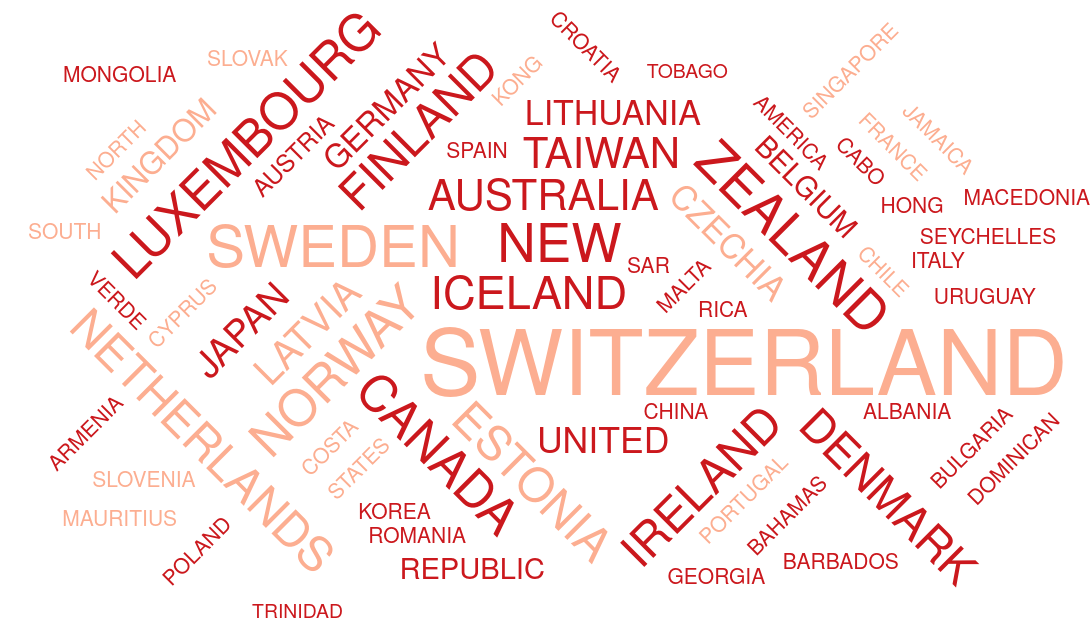

The specification (Vega-Lite) saved for this image:
### Vega specification from a JSON file in a GitHub repository (floating-point values rounded to 4 significant figures)
{"$schema": "https://vega.github.io/schema/vega/v5.json", "description": "A word cloud visualization depicting Vega research paper abstracts.", "width": 300, "height": 300, "padding": 0, "data": [{"name": "table", "values": ["Switzerland Switzerland Switzerland Switzerland Switzerland Switzerland Switzerland Switzerland Switzerland Switzerland Switzerland Switzerland Switzerland Switzerland Switzerland Switzerland Switzerland Switzerland Switzerland Switzerland Switzerland Switzerland Switzerland Switzerland Switzerland Switzerland Switzerland Switzerland Switzerland Switzerland Switzerland Switzerland Switzerland Switzerland Switzerland Switzerland Switzerland Switzerland Switzerland Switzerland Switzerland Switzerland Switzerland Switzerland Switzerland Switzerland Switzerland Switzerland Switzerland Switzerland Switzerland Switzerland Switzerland Switzerland Switzerland Switzerland Switzerland Switzerland Switzerland Switzerland Switzerland Switzerland Switzerland Switzerland Switzerland Switzerland Switzerland Switzerland Switzerland Switzerland Switzerland Switzerland Switzerland Switzerland Switzerland Switzerland Switzerland Switzerland Switzerland Switzerland Switzerland New Zealand New Zealand New Zealand New Zealand New Zealand New Zealand New Zealand New Zealand New Zealand New Zealand New Zealand New Zealand New Zealand New Zealand New Zealand New Zealand New Zealand New Zealand New Zealand New Zealand New Zealand New Zealand New Zealand New Zealand New Zealand New Zealand New Zealand Estonia Estonia Estonia Estonia Estonia Estonia Estonia Estonia Estonia Estonia Estonia Estonia Estonia Estonia Estonia Estonia Estonia Estonia Estonia Estonia Denmark Denmark Denmark Denmark Denmark Denmark Denmark Denmark Denmark Denmark Denmark Denmark Denmark Denmark Denmark Denmark Denmark Denmark Ireland Ireland Ireland Ireland Ireland Ireland Ireland Ireland Ireland Ireland Ireland Ireland Ireland Ireland Ireland Ireland Ireland Ireland Ireland Sweden Sweden Sweden Sweden Sweden Sweden Sweden Sweden Sweden Sweden Sweden Sweden Sweden Sweden Sweden Sweden Sweden Sweden Sweden Sweden Sweden Sweden Sweden Sweden Sweden Sweden Sweden Sweden Sweden Sweden Sweden Iceland Iceland Iceland Iceland Iceland Iceland Iceland Iceland Iceland Iceland Iceland Iceland Iceland Iceland Iceland Iceland Iceland Iceland Finland Finland Finland Finland Finland Finland Finland Finland Finland Finland Finland Finland Finland Finland Finland Finland Finland Finland Finland Netherlands Netherlands Netherlands Netherlands Netherlands Netherlands Netherlands Netherlands Netherlands Netherlands Netherlands Netherlands Netherlands Netherlands Netherlands Netherlands Netherlands Netherlands Netherlands Luxembourg Luxembourg Luxembourg Luxembourg Luxembourg Luxembourg Luxembourg Luxembourg Luxembourg Luxembourg Luxembourg Luxembourg Luxembourg Luxembourg Luxembourg Luxembourg Luxembourg Luxembourg Luxembourg Luxembourg Luxembourg Luxembourg Australia Australia Australia Australia Australia Australia Australia Australia Australia Australia Australia Australia Australia Australia Australia Australia Norway Norway Norway Norway Norway Norway Norway Norway Norway Norway Norway Norway Norway Norway Norway Norway Norway Norway Norway Norway Norway Norway Canada Canada Canada Canada Canada Canada Canada Canada Canada Canada Canada Canada Canada Canada Canada Canada Canada Canada Canada Canada Canada Canada Taiwan Taiwan Taiwan Taiwan Taiwan Taiwan Taiwan Taiwan Taiwan Taiwan Taiwan Taiwan Taiwan Taiwan Taiwan Taiwan Latvia Latvia Latvia Latvia Latvia Latvia Latvia Latvia Latvia Latvia Latvia Latvia Latvia Japan Japan Japan Japan Japan Japan Japan Japan Japan Japan Japan Japan Lithuania Lithuania Lithuania Lithuania Lithuania Lithuania Lithuania Lithuania Lithuania Czechia Czechia Czechia Czechia Czechia Czechia Czechia Czechia Czechia Germany Germany Germany Germany Germany Germany Germany Germany United Kingdom United Kingdom United Kingdom United Kingdom United Kingdom United Kingdom United Kingdom Belgium Belgium Belgium Belgium Belgium Belgium Austria Austria Austria Austria United States of America United States of America United States of America Malta Malta Malta Portugal Portugal Portugal Armenia Armenia Armenia Bahamas Bahamas Bahamas Cyprus Cyprus Cyprus Cabo Verde Cabo Verde Cabo Verde South Korea South Korea South Korea Spain Spain Spain Chile Chile Chile Italy Italy Italy Hong Kong SAR, China Hong Kong SAR, China Hong Kong SAR, China Costa Rica Costa Rica Costa Rica Uruguay Uruguay Uruguay Slovak Republic Slovak Republic Slovak Republic Romania Romania Romania Slovenia Slovenia Slovenia Croatia Croatia Croatia Bulgaria Bulgaria Bulgaria France France France Georgia Georgia Georgia Seychelles Seychelles Seychelles Singapore Singapore Singapore Barbados Barbados Barbados Albania Albania Albania North Macedonia North Macedonia North Macedonia Poland Poland Poland Mauritius Mauritius Mauritius Mongolia Mongolia Mongolia Dominican Republic Dominican Republic Dominican Republic Jamaica Jamaica Jamaica Trinidad and Tobago Trinidad and Tobago"], "transform": [{"type": "countpattern", "field": "data", "case": "upper", "pattern": "[\\w']{3,}", "stopwords": "(the|and|,)"}, {"type": "formula", "as": "angle", "expr": "[-45, 0, 45][~~(random() * 3)]"}, {"type": "formula", "as": "weight", "expr": "if(datum.count >= '150', 1000, 200)"}]}], "scales": [{"name": "color", "type": "ordinal", "domain": {"data": "table", "field": "text"}, "range": ["#fcae91", "#cb181d", "#cb181d"]}], "marks": [{"type": "text", "from": {"data": "table"}, "encode": {"enter": {"text": {"field": "text"}, "align": {"value": "center"}, "baseline": {"value": "alphabetic"}, "fill": {"scale": "color", "field": "text"}}, "update": {"fillOpacity": {"value": 1}}, "hover": {"fillOpacity": {"value": 0.5}}}, "transform": [{"type": "wordcloud", "size": [700, 400], "text": {"field": "text"}, "rotate": {"field": "datum.angle"}, "font": "Helvetica Neue, Arial", "fontSize": {"field": "datum.count"}, "fontWeight": {"field": "datum.weight"}, "fontSizeRange": [12, 56], "padding": 2}]}]}
